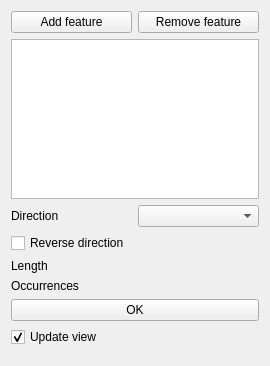
<?xml version="1.0" encoding="UTF-8"?>
<ui version="4.0">
 <class>PartDesignGui::TaskLinearPatternParameters</class>
 <widget class="QWidget" name="PartDesignGui::TaskLinearPatternParameters">
  <property name="geometry">
   <rect>
    <x>0</x>
    <y>0</y>
    <width>270</width>
    <height>366</height>
   </rect>
  </property>
  <property name="windowTitle">
   <string>Form</string>
  </property>
  <layout class="QVBoxLayout" name="verticalLayout">
   <item>
    <layout class="QHBoxLayout" name="horizontalLayout_4">
     <item>
      <widget class="QPushButton" name="buttonAddFeature">
       <property name="text">
        <string>Add feature</string>
       </property>
       <property name="checkable">
        <bool>true</bool>
       </property>
      </widget>
     </item>
     <item>
      <widget class="QPushButton" name="buttonRemoveFeature">
       <property name="text">
        <string>Remove feature</string>
       </property>
       <property name="checkable">
        <bool>true</bool>
       </property>
      </widget>
     </item>
    </layout>
   </item>
   <item>
    <widget class="QListWidget" name="listWidgetFeatures"/>
   </item>
   <item>
    <layout class="QHBoxLayout" name="horizontalLayout_3">
     <item>
      <widget class="QLabel" name="labelDirection">
       <property name="text">
        <string>Direction</string>
       </property>
      </widget>
     </item>
     <item>
      <widget class="QComboBox" name="comboDirection"/>
     </item>
    </layout>
   </item>
   <item>
    <widget class="QCheckBox" name="checkReverse">
     <property name="text">
      <string>Reverse direction</string>
     </property>
    </widget>
   </item>
   <item>
    <layout class="QHBoxLayout" name="horizontalLayout_2">
     <item>
      <widget class="QLabel" name="label_2">
       <property name="text">
        <string>Length</string>
       </property>
      </widget>
     </item>
     <item>
      <widget class="Gui::QuantitySpinBox" name="spinLength" native="true">
       <property name="unit" stdset="0">
        <string notr="true">mm</string>
       </property>
       <property name="value" stdset="0">
        <double>100.000000000000000</double>
       </property>
      </widget>
     </item>
    </layout>
   </item>
   <item>
    <layout class="QHBoxLayout" name="horizontalLayout">
     <item>
      <widget class="QLabel" name="label">
       <property name="text">
        <string>Occurrences</string>
       </property>
      </widget>
     </item>
     <item>
      <widget class="Gui::UIntSpinBox" name="spinOccurrences" native="true"/>
     </item>
    </layout>
   </item>
   <item>
    <layout class="QHBoxLayout" name="horizontalLayout_5">
     <item>
      <widget class="QPushButton" name="buttonOK">
       <property name="text">
        <string>OK</string>
       </property>
      </widget>
     </item>
    </layout>
   </item>
   <item>
    <widget class="QCheckBox" name="checkBoxUpdateView">
     <property name="text">
      <string>Update view</string>
     </property>
     <property name="checked">
      <bool>true</bool>
     </property>
    </widget>
   </item>
   <item>
    <spacer name="verticalSpacer">
     <property name="orientation">
      <enum>Qt::Vertical</enum>
     </property>
     <property name="sizeHint" stdset="0">
      <size>
       <width>20</width>
       <height>40</height>
      </size>
     </property>
    </spacer>
   </item>
  </layout>
 </widget>
 <customwidgets>
  <customwidget>
   <class>Gui::QuantitySpinBox</class>
   <extends>QWidget</extends>
   <header>Gui/QuantitySpinBox.h</header>
  </customwidget>
  <customwidget>
   <class>Gui::UIntSpinBox</class>
   <extends>QWidget</extends>
   <header location="global">Gui/SpinBox.h</header>
   <container>1</container>
  </customwidget>
 </customwidgets>
 <resources/>
 <connections/>
</ui>
